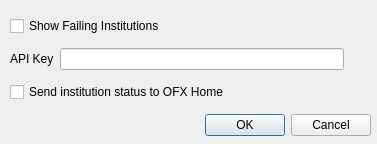
<?xml version="1.0" encoding="UTF-8"?>
<ui version="4.0">
 <class>Preferences</class>
 <widget class="QDialog" name="Preferences">
  <property name="windowModality">
   <enum>Qt::WindowModal</enum>
  </property>
  <property name="geometry">
   <rect>
    <x>0</x>
    <y>0</y>
    <width>377</width>
    <height>144</height>
   </rect>
  </property>
  <property name="windowTitle">
   <string>Preferences</string>
  </property>
  <widget class="QDialogButtonBox" name="buttonBox">
   <property name="geometry">
    <rect>
     <x>70</x>
     <y>110</y>
     <width>301</width>
     <height>31</height>
    </rect>
   </property>
   <property name="orientation">
    <enum>Qt::Horizontal</enum>
   </property>
   <property name="standardButtons">
    <set>QDialogButtonBox::Cancel|QDialogButtonBox::Ok</set>
   </property>
  </widget>
  <widget class="QWidget" name="verticalLayoutWidget">
   <property name="geometry">
    <rect>
     <x>10</x>
     <y>10</y>
     <width>361</width>
     <height>101</height>
    </rect>
   </property>
   <layout class="QVBoxLayout" name="verticalLayout">
    <property name="spacing">
     <number>-1</number>
    </property>
    <item>
     <widget class="QCheckBox" name="showFailingInstitutions">
      <property name="text">
       <string>Show Failing Institutions</string>
      </property>
     </widget>
    </item>
    <item>
     <layout class="QHBoxLayout" name="horizontalLayout">
      <item>
       <widget class="QLabel" name="label">
        <property name="styleSheet">
         <string notr="true">padding-right: 1em</string>
        </property>
        <property name="text">
         <string>API Key</string>
        </property>
       </widget>
      </item>
      <item>
       <widget class="QLineEdit" name="apiKey"/>
      </item>
      <item>
       <widget class="QLabel" name="apiIcon">
        <property name="sizePolicy">
         <sizepolicy hsizetype="MinimumExpanding" vsizetype="MinimumExpanding">
          <horstretch>0</horstretch>
          <verstretch>0</verstretch>
         </sizepolicy>
        </property>
        <property name="maximumSize">
         <size>
          <width>21</width>
          <height>21</height>
         </size>
        </property>
        <property name="styleSheet">
         <string notr="true">padding-left: 5px</string>
        </property>
        <property name="text">
         <string/>
        </property>
        <property name="pixmap">
         <pixmap>:/icons/icons/x-icon.jpg</pixmap>
        </property>
        <property name="scaledContents">
         <bool>true</bool>
        </property>
       </widget>
      </item>
     </layout>
    </item>
    <item>
     <layout class="QHBoxLayout" name="horizontalLayout_2">
      <item>
       <widget class="QCheckBox" name="sendInstitutionData">
        <property name="text">
         <string>Send institution status to OFX Home</string>
        </property>
        <property name="checked">
         <bool>false</bool>
        </property>
       </widget>
      </item>
     </layout>
    </item>
   </layout>
  </widget>
 </widget>
 <resources/>
 <connections>
  <connection>
   <sender>buttonBox</sender>
   <signal>accepted()</signal>
   <receiver>Preferences</receiver>
   <slot>accept()</slot>
   <hints>
    <hint type="sourcelabel">
     <x>248</x>
     <y>254</y>
    </hint>
    <hint type="destinationlabel">
     <x>157</x>
     <y>274</y>
    </hint>
   </hints>
  </connection>
  <connection>
   <sender>buttonBox</sender>
   <signal>rejected()</signal>
   <receiver>Preferences</receiver>
   <slot>reject()</slot>
   <hints>
    <hint type="sourcelabel">
     <x>316</x>
     <y>260</y>
    </hint>
    <hint type="destinationlabel">
     <x>286</x>
     <y>274</y>
    </hint>
   </hints>
  </connection>
 </connections>
</ui>
